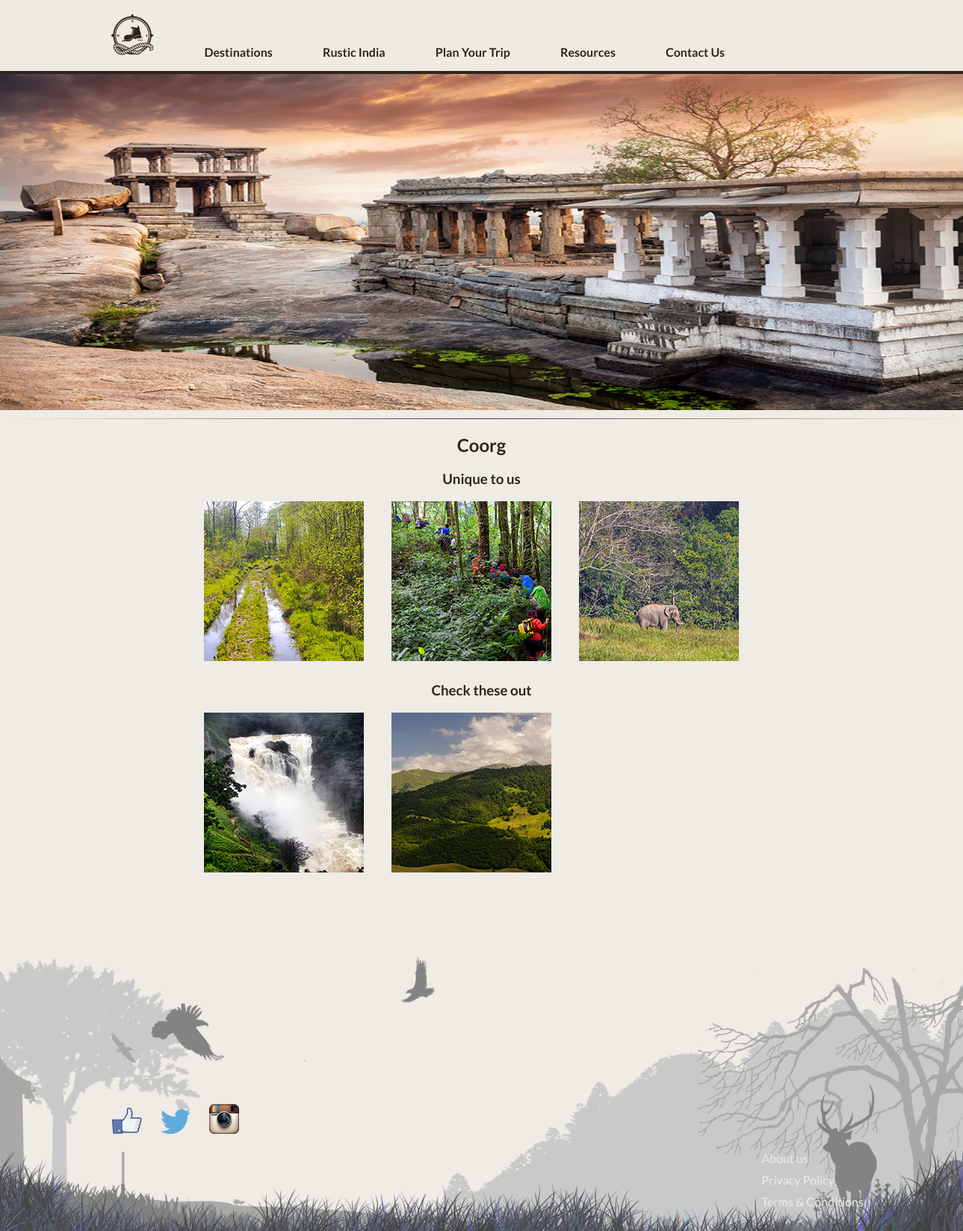
Screenshot of /destination.php?id=Coorg with the database file from the repository.
### tables this page shows
CREATE TABLE `destinations` (
  `id` int(11) NOT NULL AUTO_INCREMENT,
  `title` varchar(255) DEFAULT NULL,
  `codeName` varchar(255) DEFAULT NULL,
  `cover` varchar(255) NOT NULL,
  PRIMARY KEY (`id`)
);

CREATE TABLE `routes` (
  `id` int(11) NOT NULL AUTO_INCREMENT,
  `title` varchar(255) DEFAULT NULL,
  `belongsTo` int(11) DEFAULT NULL,
  `type` enum('fixed','unique','other') DEFAULT NULL,
  `image` varchar(255) DEFAULT NULL,
  PRIMARY KEY (`id`),
  KEY `belongsTo` (`belongsTo`),
  CONSTRAINT `routes_ibfk_1` FOREIGN KEY (`belongsTo`) REFERENCES `destinations` (`id`)
);

### classes/getNameFromCodeName.php (called while the page is built, shortened)
<?php
	class getNameFromCodeName
	{
		private $DB_NAME;
		public function __construct($DB_HOST,$DB_USER,$DB_PASS,$DB_NAME)
		{
			$this->DB_NAME=$DB_NAME;
		}
		public function getName($codeName){
			$DB_NAME=$this->DB_NAME;
			$SQL="SELECT * FROM destinations WHERE codeName='$codeName'";
			$query=mysql_query($SQL) or die(mysql_error());
			$data=mysql_fetch_object($query) or die(mysql_error());
			return $data->title;
		}
	}
?>

### partials/image_grid.php (the view, shortened to what this page needs)
	<link rel="stylesheet" type="text/css" href="../css/grid_component.css" />
	<div style="width:60%; margin:0 auto;" >
		 <?php
		 	$codeName=$_GET['id'];
		 	$codeName=mysql_real_escape_string($codeName);
		 	$sql="SELECT routes.id,routes.title AS route, routes.type,routes.image FROM routes,destinations WHERE belongsTo=destinations.id AND codeName='$codeName' AND routes.type='unique';";
			$query=mysql_query($sql) or die(mysql_error());
			if(mysql_num_rows($query)){
		 		?>
					<h3>Unique to us</h3>
					<ul class="grid">
		 		<?php
		 	}
		 	while($data=mysql_fetch_object($query)){
		 		?>
				<li><a href="route.php?id=<?php echo $data->id; ?>"><img src="<?php echo $data->image; ?>" style='width:100%' border="0" alt=""><div><h3><?php echo $data->route; ?></h3></div></a></li>
		 		<?php
		 	}
		 ?>
</ul>
		 <?php
		 	$codeName=$_GET['id'];
		 	$codeName=mysql_real_escape_string($codeName);
		 	$sql="SELECT routes.id,routes.title AS route, routes.type,routes.image FROM routes,destinations WHERE belongsTo=destinations.id AND codeName='$codeName' AND routes.type='other';";
		 	$query=mysql_query($sql) or die(mysql_error());
		 	if(mysql_num_rows($query)){
		 		?>
					<h3>Check these out</h3>
					<ul class="grid">
		 		<?php
		 	}
		 	while($data=mysql_fetch_object($query)){
		 		?>
				<li><a href="route.php?id=<?php echo $data->id; ?>"><img src="<?php echo $data->image; ?>" style='width:100%' border="0" alt=""><div><h3><?php echo $data->route; ?></h3></div></a></li>
		 		<?php
		 	}
		 ?>
	</ul>
	</div>

### destination.php (shortened to what this page needs)
<!DOCTYPE html>
<html lang="en">
<head>
	<link rel="stylesheet" type="text/css" href="../css/grid_component.css" />
</head>
<body>
	<?php require 'partials/navbar.php' ?>
	<?php
		$route=$_GET['id'];
		require_once("config.php");
		$route=mysql_real_escape_string($route);
		$sql="SELECT cover FROM destinations WHERE codeName='$route'";
		$query=mysql_query($sql);
		$data=mysql_fetch_object($query);
	?>
	<img src="<?php echo $data->cover; ?>" style="width:100%;" height="450" alt="cover">
	<hr>
		<center>
		<?php
			require_once("classes/getNameFromCodeName.php");
			require_once("config.php");
			$name=new getNameFromCodeName($DB_HOST,$DB_USER,$DB_PASS,$DB_NAME);
			$fullName=$name->getName($_GET['id']);
		?>
	<h2><?php echo $fullName; ?></h2>
		</center>
	<?php require_once('partials/image_grid.php'); ?>
	<?php require_once('partials/footer.php'); ?>
</body>
</html>

### css/grid_component.css (style rules this page uses)
body, html { font-size: 100%; padding: 0; margin: 0; }
html { min-width: 1279px; }
*, *:after, *:before { -webkit-box-sizing: border-box; -moz-box-sizing: border-box; box-sizing: border-box; }
body { font-family: 'Lato', Calibri, Arial, sans-serif; }
a { text-decoration: none; }
.grid { margin-top:10px; padding: 0px; margin: 0 auto; list-style: none; overflow: hidden; }
.grid li { position: relative; margin-left: auto; margin-right:22px; margin-bottom: 10px; float: left; margin-left: 15px; width: auto; }
.grid li a, .grid li a img { float: center; display: block; cursor: pointer; }
.grid li a img { max-width: auto; height: auto; }

### css/default.css (style rules this page uses)
body { min-width: 1170px; }
body, html { font-size: 100%; padding: 0; margin: 0; background-color: #efebe5; }
*, *:after, *:before { -webkit-box-sizing: border-box; -moz-box-sizing: border-box; box-sizing: border-box; }
body, header { font-family: 'Lato', Calibri, Arial, sans-serif; color: #32231d; }
a { color: #efebe5; text-decoration: none; }

### css/component.css (style rules this page uses)
hr { border: 0; height: 1px; background-image: -webkit-linear-gradient(left, rgba(0,0,0,0), rgba(0,0,0,0.75), rgba(0,0,0,0)); background-image: -moz-linear-gradient(left, rgba(0,0,0,0), rgba(0,0,0,0.75), rgba(0,0,0,0)); background-image: -ms-linear-gradient(left, rgba(0,0,0,0), rgba(0,0,0,0.75), rgba(0,0,0,0)); background-image: -o-linear-gradient(left, rgba(0,0,0,0), rgba(0,0,0,0.75), rgba(0,0,0,0)); }

### partials/image_grid.php (style rules this page uses)
h3 { text-align: center; }

### rows the page displays
destinations: cover (picture), title "Coorg"
routes: image (picture)
routes: image (picture)
routes: image (picture)
routes: image (picture)
routes: image (picture)
